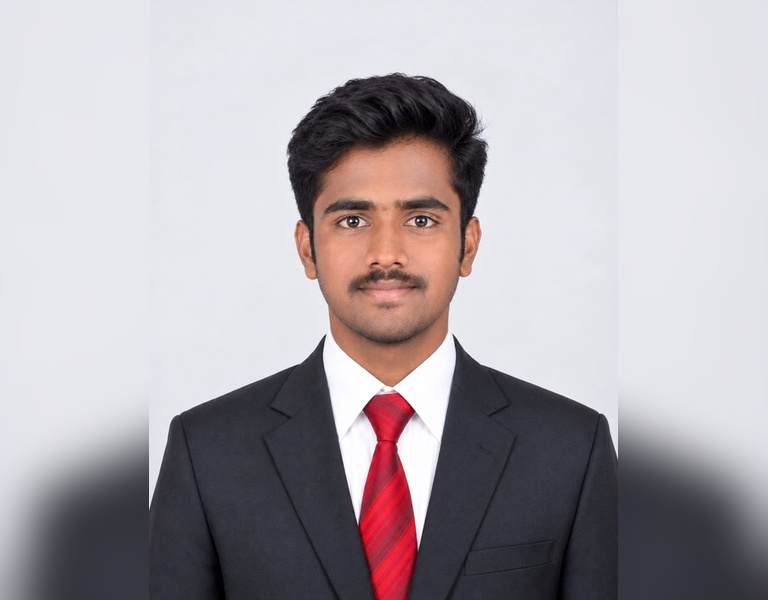
#> input picture Qno. 1.jpg, 768 x 600 px
$ jupyter execute --allow-errors 'Ex 12.ipynb'
#> lines starting #> are read from the running program, lines starting #| are printed output that depends on the picture; after the words box and inside, x2 and y2 are one past the last pixel; in counts of white or black regions, pixels touching at a corner belong together
## Exp No : 12

## Exp Name : Record-PROJECT: Face Detection with Haar Cascades

## Name : MUTHUAKASH M

## Register Number : 212225230194

[cell 1]
import cv2
import numpy as np
import matplotlib.pyplot as plt

[cell 2]
# Step 1: Read the image and convert the image into RGB
image = cv2.imread('Qno. 1.jpg')  # Replace with your image path
#> image is the input picture: shape (600, 768, 3); mean B, G, R 172.8, 167.8, 174.1
image_rgb = cv2.cvtColor(image, cv2.COLOR_BGR2RGB)

[cell 3]
# Step 2: Display the original image
plt.imshow(image_rgb)
plt.title("Original Image")
plt.axis('on')
plt.show()

[cell 4]
# Step 4: Set the pixels to display the ROI (Region of Interest)
# Define the coordinates for the Region of Interest (ROI)
# (startY:endY, startX:endX)
roi = image[100:420, 200:550]  # ROI coordinates (adjust as needed)
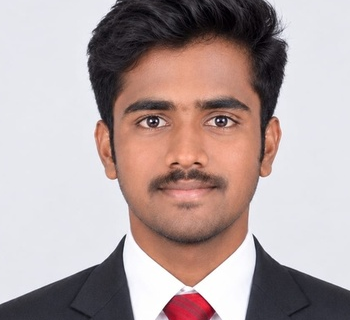
#> roi: shape (320, 350, 3); mean B, G, R 161.6, 162.6, 179.3

# Create a blank mask of the same size as the original image
mask = np.zeros_like(image)

# Place the ROI on the mask
mask[100:420, 200:550] = roi
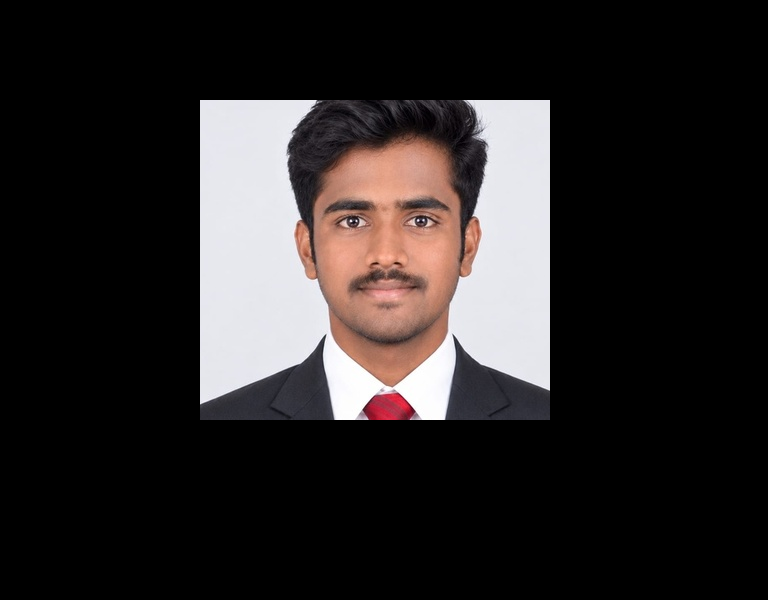
#> mask: shape (600, 768, 3); mean B, G, R 39.3, 39.5, 43.6

[cell 5]
# Step 5: Perform bitwise conjunction of the two arrays using bitwise_and
segmented_roi = cv2.bitwise_and(image, mask)

[cell 6]
# Step 6: Display the segmented ROI from the image
segmented_roi_rgb = cv2.cvtColor(segmented_roi, cv2.COLOR_BGR2RGB)
plt.imshow(segmented_roi_rgb)
plt.title("Segmented ROI")
plt.axis('off')
plt.show()

[cell 7]
import cv2
import numpy as np
import matplotlib.pyplot as plt

[cell 8]
# Step 1: Read the image and convert it to RGB for displaying
image = cv2.imread('Qno. 1.jpg')  # Replace with your actual image file path
image_rgb = cv2.cvtColor(image, cv2.COLOR_BGR2RGB)  # Convert BGR to RGB

[cell 9]
# Original Image
plt.imshow(image_rgb)
plt.title("Original Image")
plt.axis('off')

[cell 10]
# Step 2: Convert the image to grayscale
gray_image = cv2.cvtColor(image, cv2.COLOR_BGR2GRAY)  # Convert to grayscale
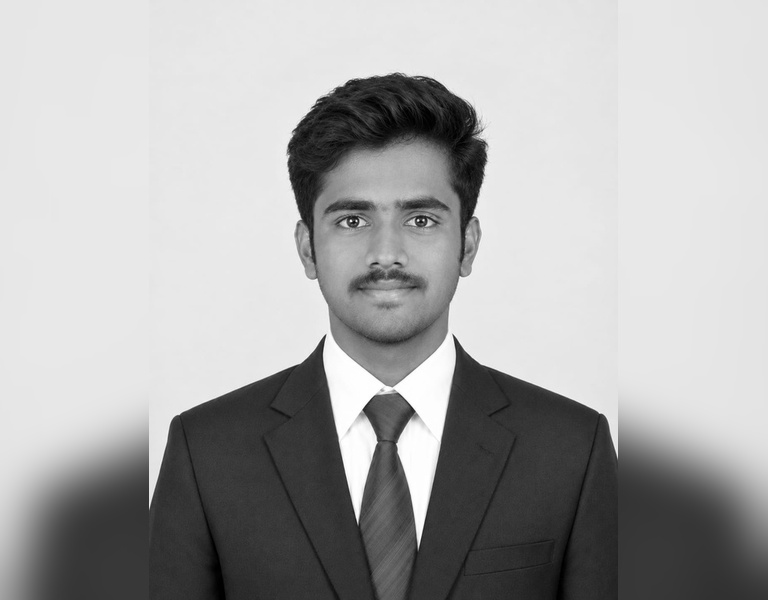
#> gray_image: shape (600, 768); min 0, max 255, mean 170.1

[cell 11]
# Step 3: Apply Gaussian blur to reduce noise
blurred_image = cv2.GaussianBlur(gray_image, (5, 5), 0)  # Apply Gaussian blur (5x5 kernel)

[cell 12]
# Step 5: Use Canny edge detector to find edges
edges = cv2.Canny(blurred_image, 50, 150)  # Detect edges using Canny (thresholds 50 and 150)
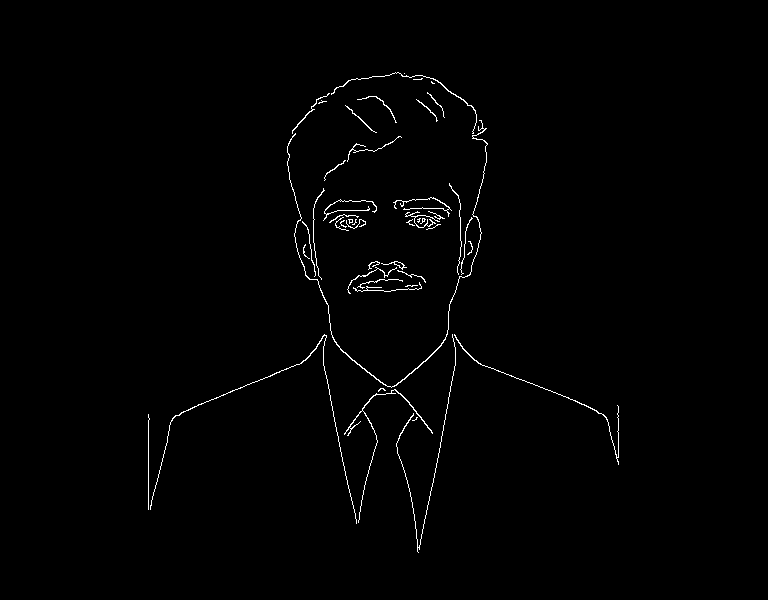
#> edges: shape (600, 768); 0.95% white in thin lines or dots, all inside (x1, y1, x2, y2) = (148, 72, 619, 553)

[cell 13]
# Canny Edge Detection
plt.imshow(edges, cmap='gray')
plt.title("Canny Edge Detection")
plt.axis('off')

[cell 14]
# Step 6: Find contours in the edged image
contours, _ = cv2.findContours(edges, cv2.RETR_EXTERNAL, cv2.CHAIN_APPROX_SIMPLE)
#> contours = 47 contours, 35 with area under 20; largest, box (x1, y1, x2, y2) and area: (287, 120, 488, 388) 138, (344, 389, 433, 523) 80, (150, 334, 357, 524) 50, (454, 334, 619, 465) 48, (331, 72, 477, 134) 44

[cell 15]
# Step 7: Filter contours based on area and draw bounding boxes
result_image = image.copy()  # Create a copy of the original image to draw bounding boxes
for contour in contours:
    if cv2.contourArea(contour) > 50:  # Filter out small areas
        x, y, w, h = cv2.boundingRect(contour)  # Get the bounding box for the contour
        cv2.rectangle(result_image, (x, y), (x + w, y + h), (0, 255, 0), 2)  # Draw the rectangle
#> this loop made 47 passes
#> (x, y, w, h) on passes 3, 37: (344, 389, 89, 134), (287, 120, 201, 268)
#> contour on pass 46: [[404, 73]]
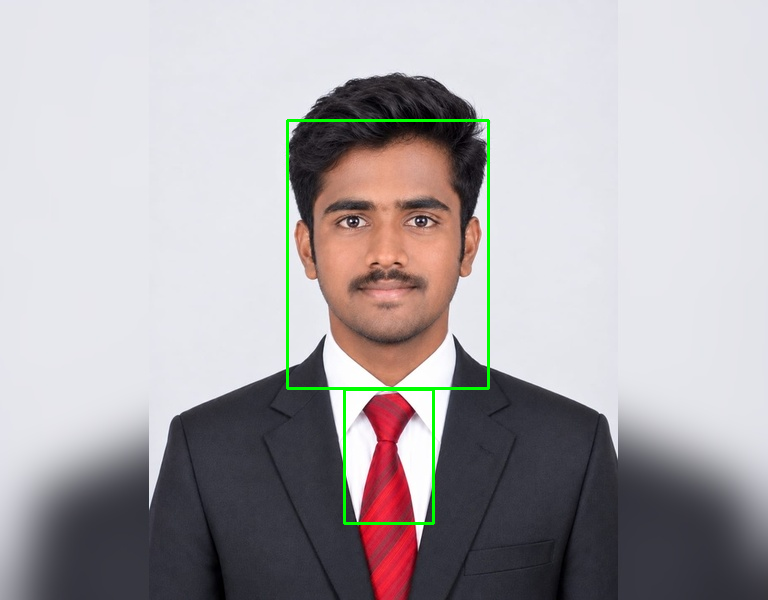
#> result_image: shape (600, 768, 3); 0.86% of pixels changed, all inside (x1, y1, x2, y2) = (286, 119, 490, 525)

[cell 16]
# Handwriting Detection Result
plt.imshow(cv2.cvtColor(result_image, cv2.COLOR_BGR2RGB))
plt.title("Handwriting Detection")
plt.axis('off')

[cell 17]
import cv2
import numpy as np
import matplotlib.pyplot as plt

[cell 18]
config_file = 'deploy.prototxt'  # Path to the config file
weights = 'mobilenet_iter_73000.caffemodel'  # Path to the weights file

#> (a cell that did not finish here is left out)

[cell 20]
# Step 4: Create a class label and print the same
class_labels = {0: 'background', 1: 'aeroplane', 2: 'bicycle', 3: 'bird', 4: 'boat',
                5: 'bottle', 6: 'bus', 7: 'car', 8: 'cat', 9: 'chair', 10: 'cow', 11: 'diningtable',
                12: 'dog', 13: 'horse', 14: 'motorbike', 15: 'person', 16: 'pottedplant', 17: 'sheep',
                18: 'sofa', 19: 'train', 20: 'tvmonitor'}

[cell 21]
# Step 5: Read the image
image = cv2.imread("Qno. 1.jpg")  # Replace with your image path
(h, w) = image.shape[:2]
#> h = 600; w = 768

$ run again, with image-2.png saved as Qno. 1.jpg
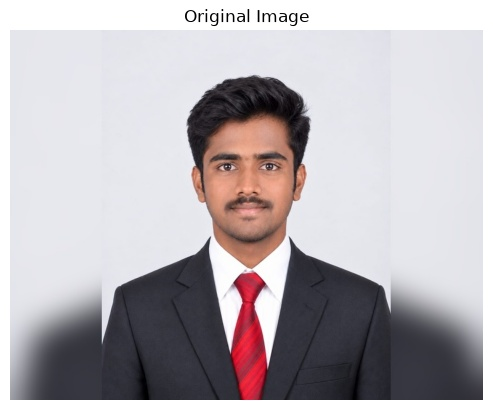
#> input picture image-2.png, 493 x 410 px
#> image is the input picture: shape (410, 493, 3); mean B, G, R 183, 178.8, 184.2
#> `edges = cv2.Canny(blurred_image, 50, 150)`:
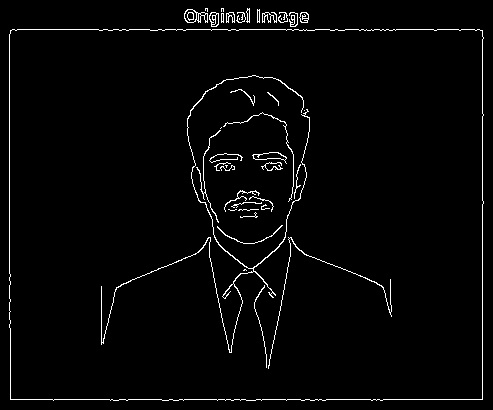
#> edges: shape (410, 493); 2.4% white in thin lines or dots
#> contours = 16 contours, 7 with area under 20; largest, box (x1, y1, x2, y2) and area: (9, 29, 484, 401) 174890, (184, 9, 208, 23) 204, (209, 12, 219, 27) 108, (299, 12, 309, 23) 76, (262, 12, 277, 23) 58
#> the loop `for contour in contours:` made 16 passes
#> (x, y, w, h) on passes 1, 5, 8, 11, 13: (9, 29, 475, 372), (299, 12, 10, 11), (262, 12, 15, 11), (209, 12, 10, 15), (184, 9, 24, 14)
#> after the loop `for contour in contours:`:
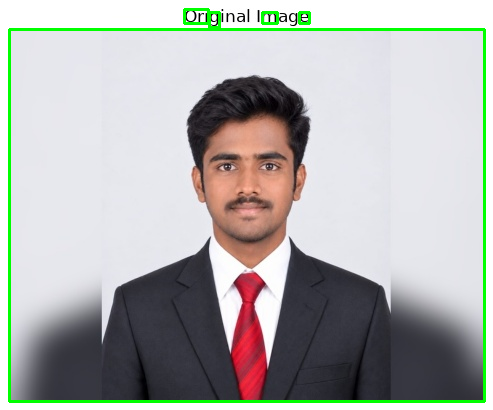
#> result_image: shape (410, 493, 3); 2.81% of pixels changed, all inside (x1, y1, x2, y2) = (8, 8, 486, 403)
